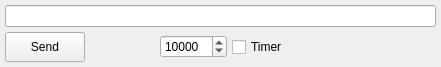
<?xml version="1.0" encoding="UTF-8"?>
<ui version="4.0">
 <class>SendPackage</class>
 <widget class="QWidget" name="SendPackage">
  <property name="geometry">
   <rect>
    <x>0</x>
    <y>0</y>
    <width>441</width>
    <height>67</height>
   </rect>
  </property>
  <property name="windowTitle">
   <string>Send package</string>
  </property>
  <layout class="QGridLayout" name="gridLayout">
   <property name="leftMargin">
    <number>5</number>
   </property>
   <property name="topMargin">
    <number>5</number>
   </property>
   <property name="rightMargin">
    <number>5</number>
   </property>
   <property name="bottomMargin">
    <number>5</number>
   </property>
   <property name="spacing">
    <number>5</number>
   </property>
   <item row="1" column="3">
    <widget class="QCheckBox" name="checkBox">
     <property name="text">
      <string>Timer</string>
     </property>
    </widget>
   </item>
   <item row="0" column="0" colspan="6">
    <widget class="QLineEdit" name="lineEdit"/>
   </item>
   <item row="1" column="2">
    <widget class="QSpinBox" name="spinBox">
     <property name="minimum">
      <number>50</number>
     </property>
     <property name="maximum">
      <number>100000</number>
     </property>
     <property name="singleStep">
      <number>50</number>
     </property>
     <property name="value">
      <number>10000</number>
     </property>
    </widget>
   </item>
   <item row="1" column="0">
    <widget class="QPushButton" name="pushButton">
     <property name="minimumSize">
      <size>
       <width>0</width>
       <height>30</height>
      </size>
     </property>
     <property name="maximumSize">
      <size>
       <width>100</width>
       <height>16777215</height>
      </size>
     </property>
     <property name="text">
      <string>Send</string>
     </property>
    </widget>
   </item>
  </layout>
 </widget>
 <resources/>
 <connections/>
</ui>
